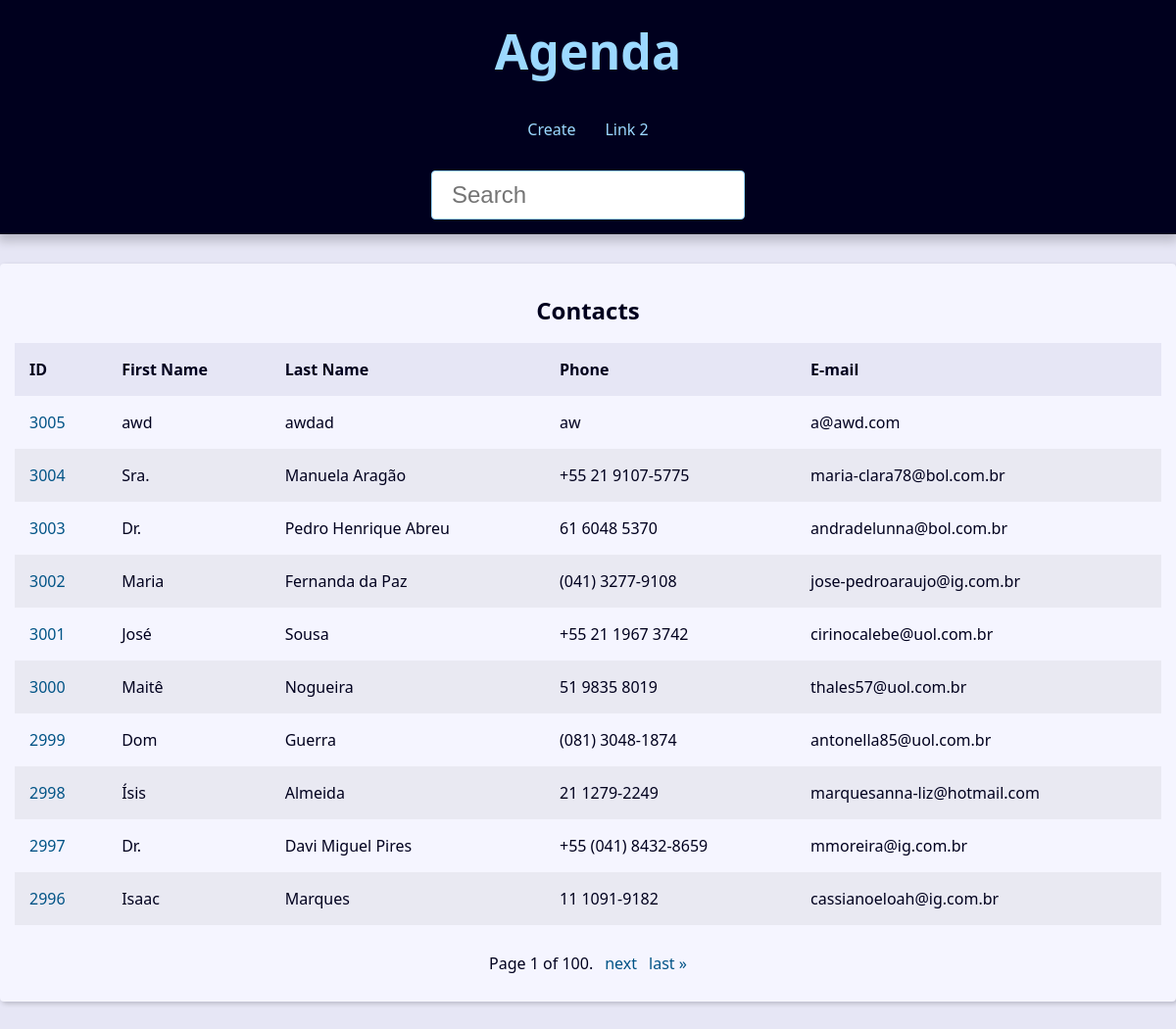
Before: / with the older database file.
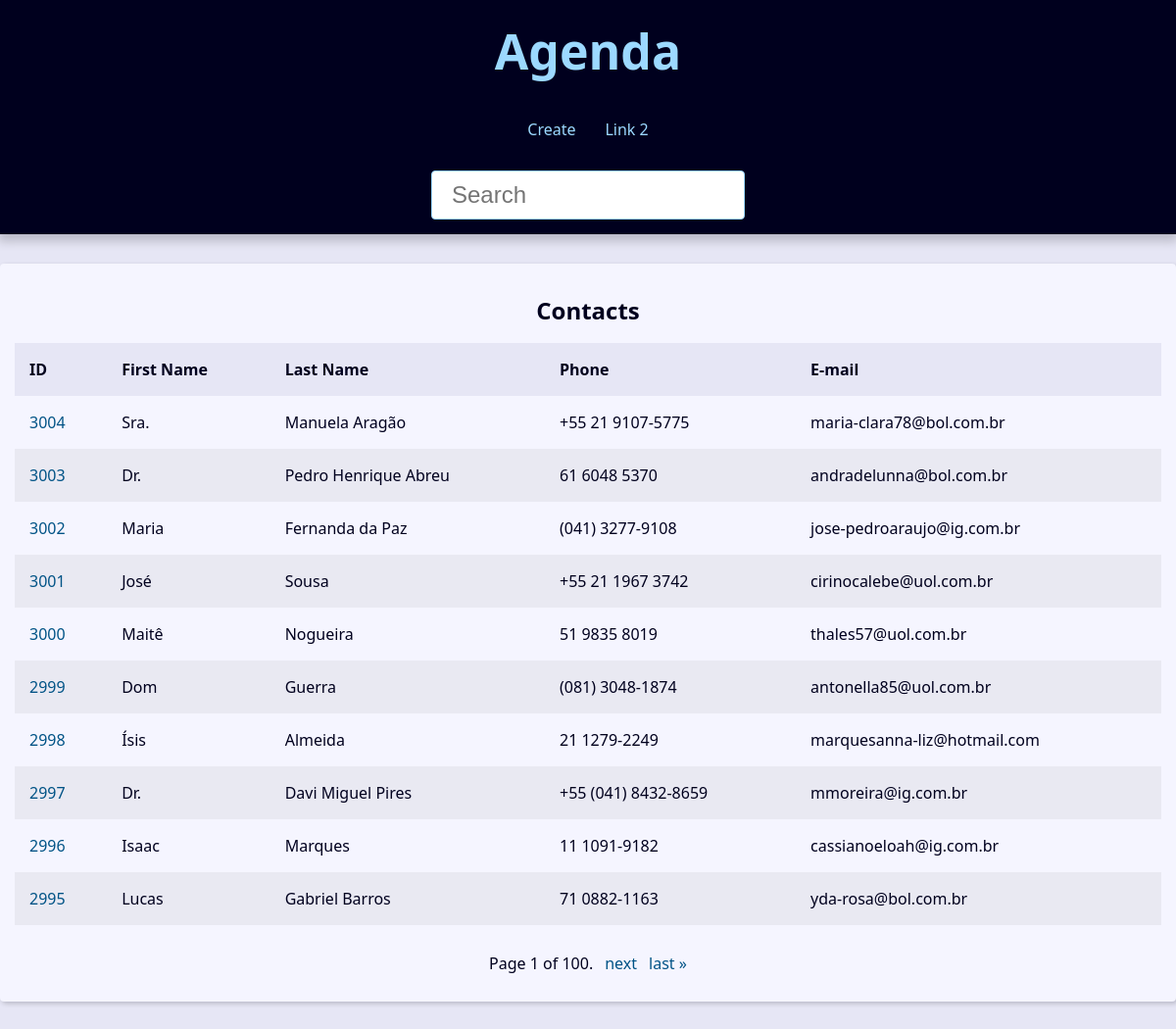
After: the same page with the newer database file.
### contact/models.py (models this page shows, shortened)
class Contact(models.Model):
    first_name = models.CharField(max_length=50)
    last_name = models.CharField(max_length=50, blank=True)
    phone = models.CharField(max_length=50)
    email = models.EmailField(max_length=254, blank=True)
    created_date = models.DateTimeField(default=timezone.now)
    description = models.TextField(blank=True)
    show = models.BooleanField(default=True)
    picture = models.ImageField(blank=True, upload_to='pictures/%Y/%m/')
    category = models.ForeignKey(
        Category,
        on_delete=models.SET_NULL,
        blank=True, null=True
    )
    owner = models.ForeignKey(
        User,
        on_delete=models.SET_NULL,
        blank=True, null=True
    )

### contact/views/contact_views.py (the view)
# urls.py: path('', views.index, name='index'),
def index(request):
    contacts = Contact.objects \
        .filter(show=True)\
        .order_by('-id')
    paginator = Paginator(contacts, 10)
    page_number = request.GET.get("page")
    page_obj = paginator.get_page(page_number)
    context = {
        'page_obj': page_obj,
        'site_title': 'Contatos - '
    }
    return render(
        request,
        'contact/index.html',
        context
    )

### contact/templates/contact/index.html
{% extends 'global/base.html' %}
{% block content %}
  {% if page_obj %}
    <div class="responsive-table">
      <table class="contacts-table">
        <caption class="table-caption ">
          Contacts
        </caption>
        <thead>
          <tr class="table-row table-row-header">
            <th class="table-header">ID</th>
            <th class="table-header">First Name</th>
            <th class="table-header">Last Name</th>
            <th class="table-header">Phone</th>
            <th class="table-header">E-mail</th>
          </tr>
        </thead>
        <tbody>
          {% for contact in page_obj %}
            <tr class="table-row">
              <td class="table-cel">
                <a
                  class="table-link"
                  href="{% url 'contact:contact' contact.id %}"
                >
                  {{ contact.id }}
                </a>
              </td>
              <td class="table-cel">
                {{ contact.first_name }}
              </td>
              <td class="table-cel">
                {{ contact.last_name }}
              </td>
              <td class="table-cel">
                {{ contact.phone }}
              </td>
              <td class="table-cel">
                {{ contact.email }}
              </td>
            </tr>
          {% endfor %}
        </tbody>
      </table>
    </div>
  {% else %}
    <div class="single-contact">
      <h1 class="single-contact-name">
        Nenhum contato encontrado.
      </h1>
    </div>
  {% endif %}
{% endblock content %}

Changed rows visible on the page:
removed Contact: id "3005", first_name "awd", last_name "awdad", phone "aw", email "a@awd.com"
now on this page (row unchanged): Contact: id "2995", first_name "Lucas", last_name "Gabriel Barros", phone "71 0882-1163", email "yda-rosa@bol.com.br"
